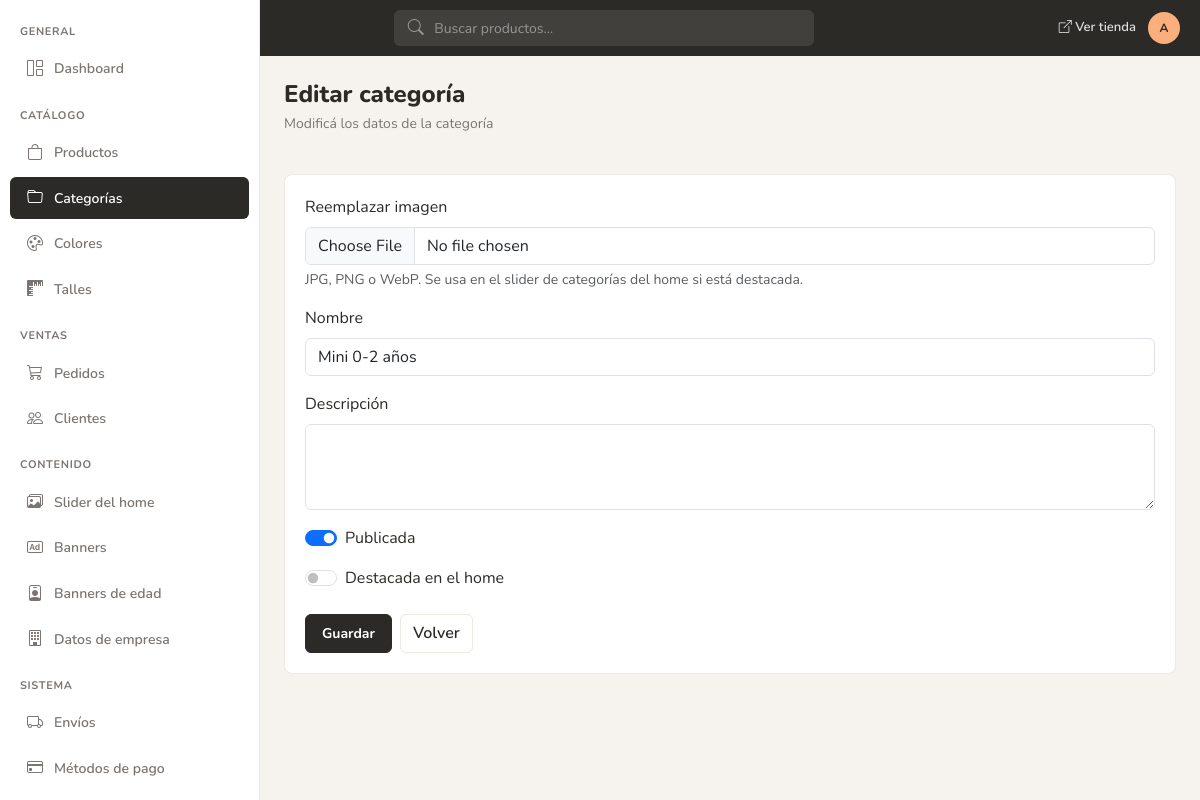
The app's page /admin/categorias/a_categoria.php?id=1 (signed in), older data.
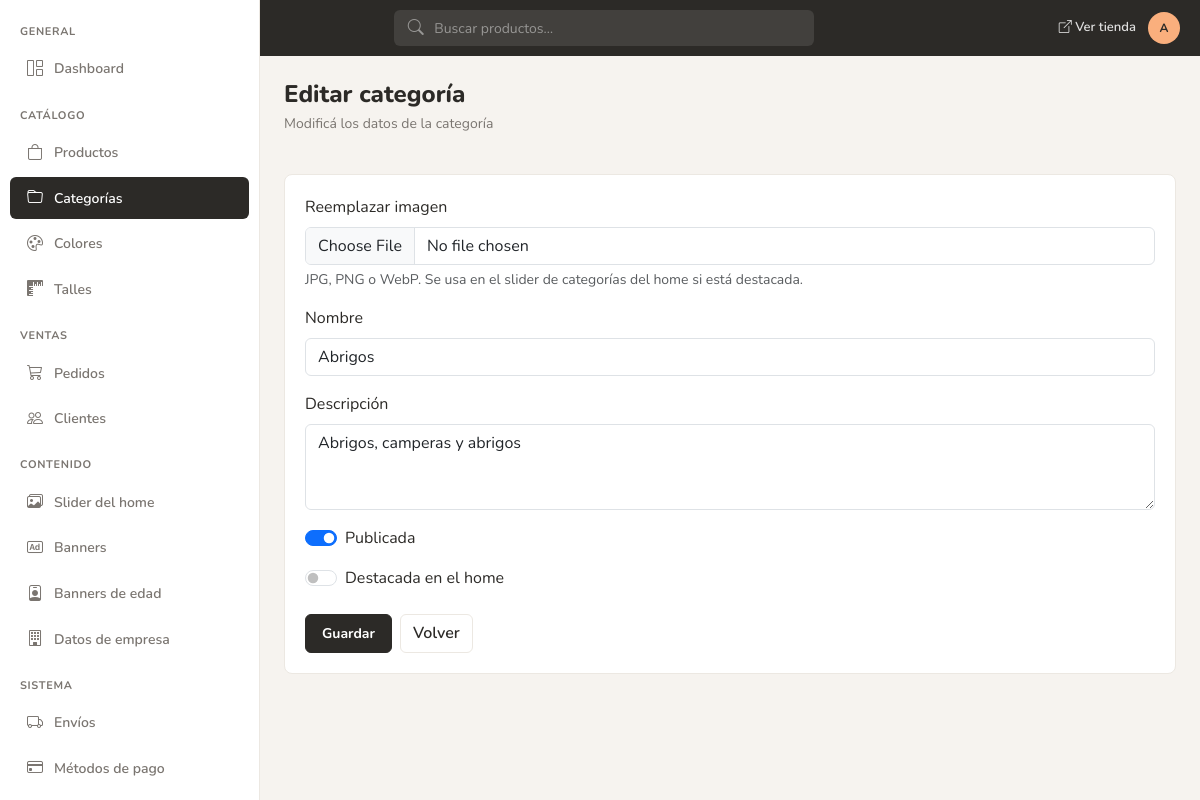
The same page, newer data.
### tables this page shows
CREATE TABLE `tbl_categorias` (
  `id_cate` int NOT NULL AUTO_INCREMENT,
  `id_cate_padre` int DEFAULT NULL,
  `nombre` varchar(100) NOT NULL,
  `slug` varchar(120) NOT NULL,
  `descripcion` text,
  `imagen` varchar(250) DEFAULT NULL,
  `seo_title` varchar(250) DEFAULT NULL,
  `seo_description` text,
  `orden` int DEFAULT 0,
  `publicado` tinyint DEFAULT 1,
  `destacado_home` tinyint DEFAULT 0,
  PRIMARY KEY (`id_cate`),
  UNIQUE KEY `slug` (`slug`)
);

### admin/categorias/a_categoria.php (the view, shortened to what this page needs)
<?php
require_once __DIR__ . '/../include/includes.php';
$id_cate = (int)($_GET['id'] ?? 0);
$pageTitle = $id_cate > 0 ? 'Editar categoría' : 'Nueva categoría';
$row = ['nombre' => '', 'descripcion' => '', 'imagen' => '', 'publicado' => 1, 'destacado_home' => 0];
if ($id_cate > 0) {
    $stmt = mysqli_prepare($con, 'SELECT * FROM tbl_categorias WHERE id_cate = ?');
    mysqli_stmt_bind_param($stmt, 'i', $id_cate);
    mysqli_stmt_execute($stmt);
    $found = mysqli_fetch_assoc(mysqli_stmt_get_result($stmt));
    if ($found) {
        $row = $found;
    }
}
include __DIR__ . '/../header.php';
?>
<div class="admin-section-header">
    <div>
        <h1><?= htmlspecialchars($pageTitle, ENT_QUOTES, 'UTF-8') ?></h1>
        <p class="subtitle"><?= $id_cate > 0 ? 'Modificá los datos de la categoría' : 'Completá los datos para crear una categoría' ?></p>
    </div>
</div>
<div class="admin-card">
    <div class="admin-card-body">
        <form method="post" enctype="multipart/form-data">
            <div class="mb-3">
                <label class="form-label" for="imagen"><?= $id_cate > 0 ? 'Reemplazar imagen' : 'Imagen' ?></label>
                <input type="file" name="imagen" id="imagen" class="form-control" accept=".jpg,.jpeg,.png,.webp">
                <div class="form-text">JPG, PNG o WebP. Se usa en el slider de categorías del home si está destacada.</div>
            </div>
            <div class="mb-3">
                <label class="form-label">Nombre</label>
                <input type="text" name="nombre" class="form-control" required value="<?= htmlspecialchars($row['nombre'], ENT_QUOTES, 'UTF-8') ?>">
            </div>
            <div class="mb-3">
                <label class="form-label">Descripción</label>
                <textarea name="descripcion" class="form-control" rows="3"><?= htmlspecialchars($row['descripcion'] ?? '', ENT_QUOTES, 'UTF-8') ?></textarea>
            </div>
            <div class="form-check form-switch mb-3">
                <input class="form-check-input" type="checkbox" name="publicado" id="publicado" <?= (int)($row['publicado'] ?? 1) ? 'checked' : '' ?>>
                <label class="form-check-label" for="publicado">Publicada</label>
            </div>
            <div class="form-check form-switch mb-4">
                <input class="form-check-input" type="checkbox" name="destacado_home" id="destacado_home" <?= (int)($row['destacado_home'] ?? 0) ? 'checked' : '' ?>>
                <label class="form-check-label" for="destacado_home">Destacada en el home</label>
            </div>
            <div class="d-flex gap-2">
                <button type="submit" class="btn btn-ink">Guardar</button>
                <a href="listado.php" class="btn btn-outline-ink">Volver</a>
            </div>
        </form>
    </div>
</div>
<?php include __DIR__ . '/../pie.php'; ?>

Row changes from the older to the newer data that the page shows:
changed tbl_categorias: nombre "Mini 0-2 años" → "Abrigos"; descripcion (not shown) → "Abrigos, camperas y abrigos"
